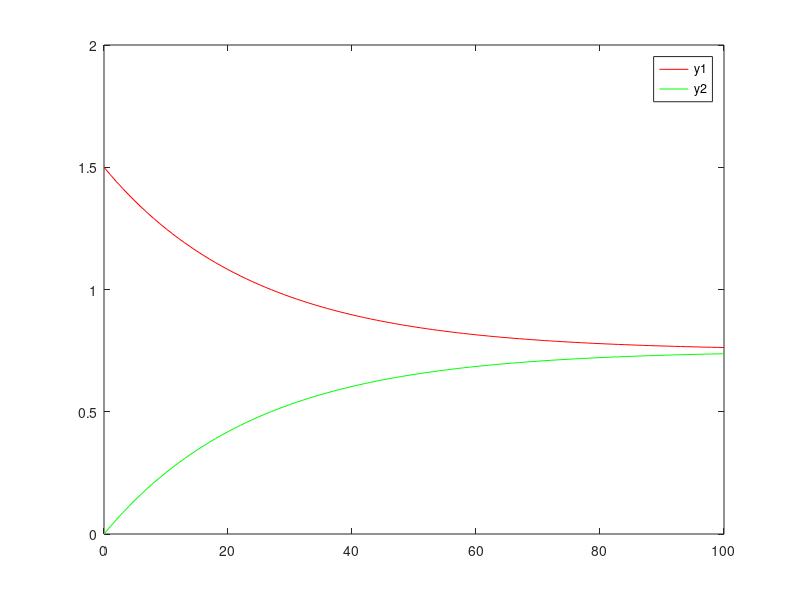

MATLAB code for this plot:
% RK2 method
% define the right hand side of the odes as function handle
f1=@(t,y1,y2) -0.02*y1+0.02*y2;
f2=@(t,y1,y2) 0.02*y1-0.02*y2;

y0=[1.50,0]; % inital value for y1 and y2

% create a time vector
tvec=0:1:100; % with step size 1

y=zeros(length(tvec),2); % to store the solution y1 and y2,first column is for y1 and second column for y2
h=1; % step size

% store the initial solution to the matrix y
y(1,1)=y0(1); % y1
y(1,2)=y0(2); % y2

for i=2:length(tvec)
    % RK2 method
    % for y1
    k1=h*f1(tvec(i-1),y(i-1,1),y(i-1,2));
    k2=h*f1(tvec(i-1)+h/2,y(i-1,1)+k1/2,y(i-1,2)+k1/2);
    
    % get the next solution for y1
    y1_next=y(i-1,1)+k2;
    
    % store the solution y1_next into y
    y(i,1)=y1_next;
    
    
    %%%%%%%%%%%%%%%%%%%%%%%%%%%%%%%%%%%%%%%%%%
    % for y2
    k1=h*f2(tvec(i-1),y(i-1,1),y(i-1,2));
    k2=h*f2(tvec(i-1)+h/2,y(i-1,1)+k1/2,y(i-1,2)+k1/2);
    
    % get the next solution for y2
    y2_next=y(i-1,2)+k2;
    
    % store the solution y2_next into y
    y(i,2)=y2_next;
end

%%%%%%%%%%%%%%%%%%%%%%%%%%%%%%%%%%%%%%%%%%%%%%%%%%%%%%%%%%%%%
% part 2))
y1=y(:,1); % extract y1 from y
y2=y(:,2); % y2 as second column

plot(tvec,y1,'-r',tvec,y2,'-g') % plot both y1 and y2 on the same graph
legend("y1","y2") % plot the legend


%%%%%%%%%%%%%%%%%%%%%%%%%%%%%%%%%%%%%%%%%%%%%%%%%%%%%%%%%%%%%%%%%
% part 3))

% get the value at 75 seconds

% first get the index of 75 seconds in the vector tvec
idx=find(tvec==75);

% y1 value at 75 seconds
y175=y1(idx);
y275=y2(idx);

% display the result to the commmand windwo
% [] to concatenate strings

disp(['y1 at 75 seconds is ',num2str(y175)]);
disp(['y2 at 75 seconds is ',num2str(y275)]);
